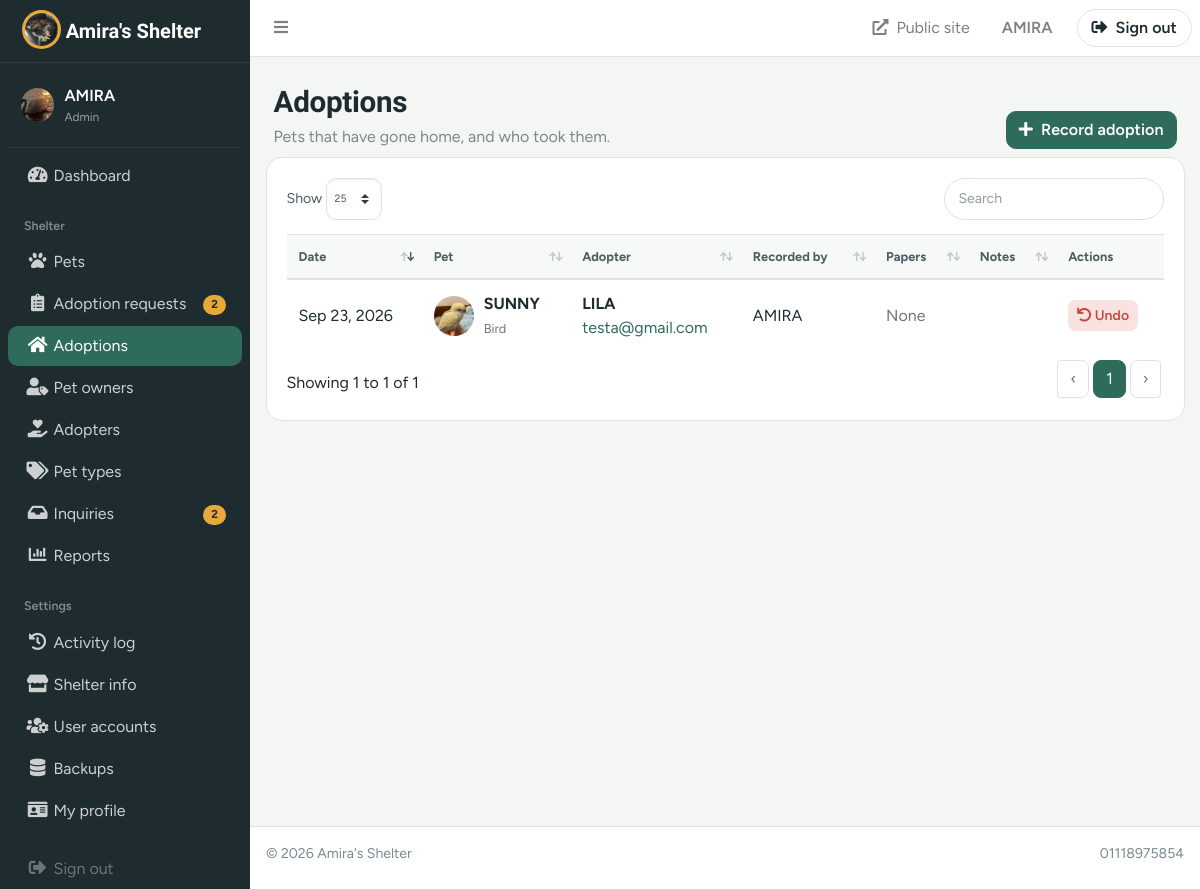
The app's page /admin/adoptions (signed in) with its own data.
### tables this page shows
CREATE TABLE tbl_user (
    user_id       INTEGER PRIMARY KEY AUTOINCREMENT,
    username      TEXT NOT NULL UNIQUE,
    password      TEXT NOT NULL,
    complete_name TEXT NOT NULL,
    designation   TEXT NOT NULL DEFAULT '',
    profile_image TEXT NOT NULL DEFAULT '',
    user_type     TEXT NOT NULL DEFAULT 'user' CHECK (user_type IN ('admin', 'user'))
);

CREATE TABLE tbl_company (
    company_id      INTEGER PRIMARY KEY AUTOINCREMENT,
    company_logo    TEXT,
    company_name    TEXT,
    company_address TEXT,
    company_contact TEXT,
    company_website TEXT
);

CREATE TABLE tbl_adoption (
    adoption_id              INTEGER PRIMARY KEY AUTOINCREMENT,
    pet_id                   INTEGER,
    adopter_id               INTEGER,
    adoption_date            TEXT,
    upload_adoption_document TEXT,
    remarks                  TEXT,
    user_id                  INTEGER
);

CREATE TABLE tbl_pet (
    pet_id                INTEGER PRIMARY KEY AUTOINCREMENT,
    pet_owner_id          INTEGER REFERENCES tbl_pet_owner (pet_owner_id),
    pet_name              TEXT NOT NULL,
    pet_type_id           INTEGER REFERENCES tbl_pet_type (pet_type_id),
    description           TEXT,
    age                   INTEGER,
    gender                TEXT CHECK (gender IN ('Male', 'Female')),
    health_status         TEXT NOT NULL CHECK (health_status IN ('Healthy', 'Needs Treatment')),
    upload_health_history TEXT,
    vaccination_status    TEXT NOT NULL CHECK (vaccination_status IN ('Vaccinated', 'Not Vaccinated')),
    proof_of_vaccination  TEXT,
    adoption_status       TEXT NOT NULL CHECK (adoption_status IN ('Available', 'Pending', 'Adopted')),
    pet_profile_image     TEXT NOT NULL DEFAULT '',
    date_registered       TEXT
);

CREATE TABLE tbl_pet_type (
    pet_type_id   INTEGER PRIMARY KEY AUTOINCREMENT,
    pet_type_name TEXT NOT NULL UNIQUE
);

CREATE TABLE tbl_adopter (
    adopter_id       INTEGER PRIMARY KEY AUTOINCREMENT,
    adopter_name     TEXT NOT NULL,
    adopter_contact  TEXT,
    adopter_email    TEXT,
    adopter_address  TEXT,
    adopter_profile  TEXT,
    adopter_username TEXT NOT NULL UNIQUE,
    adopter_password TEXT NOT NULL
);

### petapp/adoptions.py (the view)
@bp.route("/adoptions")
@login_required
def adoptions_list():
    rows = query("""SELECT ad.*, p.pet_name, p.pet_profile_image, pt.pet_type_name,
                           a.adopter_name, a.adopter_contact, a.adopter_email, u.complete_name AS staff_name
                    FROM tbl_adoption ad
                    LEFT JOIN tbl_pet p ON p.pet_id = ad.pet_id
                    LEFT JOIN tbl_pet_type pt ON pt.pet_type_id = p.pet_type_id
                    LEFT JOIN tbl_adopter a ON a.adopter_id = ad.adopter_id
                    LEFT JOIN tbl_user u ON u.user_id = ad.user_id
                    ORDER BY ad.adoption_date DESC, ad.adoption_id DESC""")
    return render_template("admin/adoptions.html", rows=rows)

### templates/admin/adoptions.html (shortened to what this page needs)
{% extends "base_admin.html" %}
{% from "_macros.html" import upload_img with context %}
{% block title %}Adoptions{% endblock %}
{% block subheading %}<p class="pa-greeting">Pets that have gone home, and who took them.</p>{% endblock %}
{% block actions %}<a href="{{ url_for('adoptions.adoption_new') }}" class="btn btn-primary"><i class="fas fa-plus mr-1"></i> Record adoption</a>{% endblock %}
{% block content %}
<div class="card"><div class="card-body">
  {% if not rows %}
    <p class="pa-empty mb-0">No adoptions recorded yet. When a pet goes home, <a href="{{ url_for('adoptions.adoption_new') }}">record the adoption</a> so it's marked as adopted everywhere.</p>
  {% else %}
  <table class="table table-hover pa-datatable" data-order='[[0,"desc"]]'>
    <thead><tr><th>Date</th><th data-priority="1">Pet</th><th data-priority="1">Adopter</th><th>Recorded by</th><th>Papers</th><th>Notes</th><th data-orderable="false" data-priority="2">Actions</th></tr></thead>
    <tbody>
    {% for a in rows %}
      <tr>
        <td data-order="{{ a.adoption_date }}" class="text-nowrap">{{ a.adoption_date|date }}</td>
        <td>
          <div class="d-flex align-items-center" style="gap:10px">
            {{ upload_img('pets', a.pet_profile_image, 'pa-avatar', '') }}
            <div><strong>{{ a.pet_name or 'Deleted pet' }}</strong><br><span class="text-muted small">{{ a.pet_type_name or '' }}</span></div>
          </div>
        </td>
        <td>
          <strong>{{ a.adopter_name or 'Deleted adopter' }}</strong>
          {% if a.adopter_email %}<br><a href="mailto:{{ a.adopter_email }}">{{ a.adopter_email }}</a>{% endif %}
        </td>
        <td>{{ a.staff_name or '—' }}</td>
        <td>{% if a.upload_adoption_document %}<a href="{{ url_for('uploaded_file', folder='adoptions', filename=a.upload_adoption_document) }}" target="_blank"><i class="fas fa-file-alt mr-1"></i>View</a>{% else %}<span class="text-muted">None</span>{% endif %}</td>
        <td>{{ a.remarks or '' }}</td>
        <td>
          <form method="post" action="{{ url_for('adoptions.adoption_undo', adoption_id=a.adoption_id) }}" data-confirm="Remove this adoption record? {{ a.pet_name }} will be listed as available again.">
            {{ csrf_field() }}<button class="btn btn-danger btn-sm"><i class="fas fa-undo"></i> Undo</button>
          </form>
        </td>
      </tr>
    {% endfor %}
    </tbody>
  </table>
  {% endif %}
</div></div>
{% endblock %}

### templates/base_admin.html (shortened to what this page needs)
{% from "_macros.html" import upload_img with context %}
{% macro nav(endpoint, icon, label, also=(), badge=0) -%}
<li class="nav-item">
  <a href="{{ url_for(endpoint) }}" class="nav-link{% if request.endpoint == endpoint or request.endpoint in also %} active{% endif %}">
    <i class="nav-icon fas {{ icon }}"></i><p>{{ label }}{% if badge %}<span class="right pa-badge" aria-label="{{ badge }} waiting">{{ badge }}</span>{% endif %}</p>
  </a>
</li>
{%- endmacro %}
<!DOCTYPE html>
<html lang="en">
<head>
  {% include "_head.html" %}
  <link rel="stylesheet" href="{{ url_for('static', filename='vendor/datatables/dataTables.bootstrap4.min.css') }}">
  <link rel="stylesheet" href="{{ url_for('static', filename='vendor/datatables/responsive.bootstrap4.min.css') }}">
  <link rel="stylesheet" href="{{ url_for('static', filename='css/petcare-admin.css') }}">
</head>
<body class="hold-transition sidebar-mini">
<div class="wrapper">
  <nav class="main-header navbar navbar-expand navbar-white navbar-light">
    <ul class="navbar-nav">
      <li class="nav-item"><a class="nav-link" data-widget="pushmenu" href="#" role="button" aria-label="Toggle menu"><i class="fas fa-bars"></i></a></li>
    </ul>
    <ul class="navbar-nav ml-auto align-items-center">
      <li class="nav-item d-none d-sm-block">
        <a class="nav-link" href="{{ url_for('public.home') }}" target="_blank" rel="noopener"><i class="fas fa-external-link-alt mr-1"></i> Public site</a>
      </li>
      <li class="nav-item d-none d-md-block">
        <a class="nav-link pa-topbar-user" href="{{ url_for('accounts.profile') }}" title="My profile">{{ current_user.complete_name }}</a>
      </li>
      <li class="nav-item">
        <form action="{{ url_for('auth.logout') }}" method="post" class="ml-2">{{ csrf_field() }}
          <button class="btn pa-signout"><i class="fas fa-sign-out-alt mr-1"></i> Sign out</button>
        </form>
      </li>
    </ul>
  </nav>
  <aside class="main-sidebar sidebar-dark-primary elevation-0">
    <a href="{{ url_for('admin.dashboard') }}" class="brand-link">
      {% if company.company_logo %}
        {{ upload_img('logo', company.company_logo, 'brand-image img-circle') }}
      {% else %}
        <span class="brand-image img-circle pa-brand-dot"><i class="fas fa-paw"></i></span>
      {% endif %}
      <span class="brand-text">{{ company.company_name }}</span>
    </a>
    <div class="sidebar">
      <div class="user-panel mt-3 pb-3 mb-2 d-flex align-items-center">
        <div class="image">{{ upload_img('users', current_user.profile_image, 'img-circle') }}</div>
        <div class="info">
          <a href="{{ url_for('accounts.profile') }}" class="d-block">{{ current_user.complete_name }}</a>
          <small>{{ current_user.user_type }}</small>
        </div>
      </div>
      <nav class="mt-2">
        <ul class="nav nav-pills nav-sidebar flex-column" role="menu">
          {{ nav('admin.dashboard', 'fa-tachometer-alt', 'Dashboard') }}
          <li class="nav-header">Shelter</li>
          {{ nav('records.pets', 'fa-paw', 'Pets', ('records.pet_new', 'records.pet_edit')) }}
          {{ nav('adoptions.requests_list', 'fa-clipboard-list', 'Adoption requests', badge=staff_badges.requests) }}
          {{ nav('adoptions.adoptions_list', 'fa-home', 'Adoptions', ('adoptions.adoption_new',)) }}
          <li class="nav-item">
            <a href="{{ url_for('records.people', kind='owners') }}" class="nav-link{% if request.view_args and request.view_args.get('kind') == 'owners' %} active{% endif %}"><i class="nav-icon fas fa-user-tag"></i><p>Pet owners</p></a>
          </li>
          <li class="nav-item">
            <a href="{{ url_for('records.people', kind='adopters') }}" class="nav-link"><i class="nav-icon fas fa-hand-holding-heart"></i><p>Adopters</p></a>
          </li>
          {{ nav('records.pet_types', 'fa-tags', 'Pet types') }}
          {{ nav('admin.inquiries', 'fa-inbox', 'Inquiries', badge=staff_badges.inquiries) }}
          {{ nav('admin.reports', 'fa-chart-bar', 'Reports', ('admin.report',)) }}
          <li class="nav-header">Settings</li>
          {{ nav('admin.activity', 'fa-history', 'Activity log') }}
          {% if current_user.user_type == 'admin' %}
            {{ nav('accounts.company', 'fa-store', 'Shelter info') }}
            {{ nav('accounts.users', 'fa-users-cog', 'User accounts', ('accounts.user_form',)) }}
            {{ nav('admin.backups', 'fa-database', 'Backups') }}
          {% endif %}
          {{ nav('accounts.profile', 'fa-id-card', 'My profile') }}
          <li class="nav-item mt-3">
            <form action="{{ url_for('auth.logout') }}" method="post">{{ csrf_field() }}
              <button class="nav-link pa-nav-button"><i class="nav-icon fas fa-sign-out-alt"></i><p>Sign out</p></button>
            </form>
          </li>
        </ul>
      </nav>
    </div>
  </aside>
  <div class="content-wrapper">
    <div class="content-header">
      <div class="container-fluid d-flex flex-wrap align-items-end justify-content-between" style="gap:12px">
        <div>
          <h1 class="m-0">{% block heading %}{{ self.title() }}{% endblock %}</h1>
          {% block subheading %}{% endblock %}
        </div>
        <div>{% block actions %}{% endblock %}</div>
      </div>
    </div>
    <section class="content">
      <div class="container-fluid">
        {% block content %}{% endblock %}
      </div>
    </section>
  </div>
  <footer class="main-footer pa-footer">
    <div class="float-right d-none d-sm-inline">{{ company.company_contact }}</div>
    &copy; {{ now_year }} {{ company.company_name }}
  </footer>
</div>
</body>
</html>

### templates/_macros.html (shortened to what this page needs)
{% macro upload_img(folder, name, cls="", alt="") -%}
{% if name %}<img src="{{ url_for('uploaded_file', folder=folder, filename=name) }}" class="{{ cls }}" alt="{{ alt }}" loading="lazy" onerror="this.onerror=null;this.src='{{ url_for('static', filename='img/placeholder.svg') }}'">
{% else %}<img src="{{ url_for('static', filename='img/placeholder.svg') }}" class="{{ cls }}" alt="{{ alt }}">{% endif %}
{%- endmacro %}

### records on screen
tbl_user: complete_name "AMIRA", profile_image (picture), user_type "Admin"
tbl_company: company_logo (picture), company_name "Amira's Shelter", company_contact "01118975854"
tbl_adoption: adoption_date "Sep 23, 2026", pet_profile_image (picture), pet_name "SUNNY", pet_type_name "Bird", adopter_name "LILA", adopter_email "testa@gmail.com", complete_name "AMIRA"

### other values on screen
{{ label }} "Dashboard Pets Adoption requests Adoptions Pet types Inquiries Reports Activity log Shelter info User accounts Backups My profile"
{{ badge }} "2 2"
